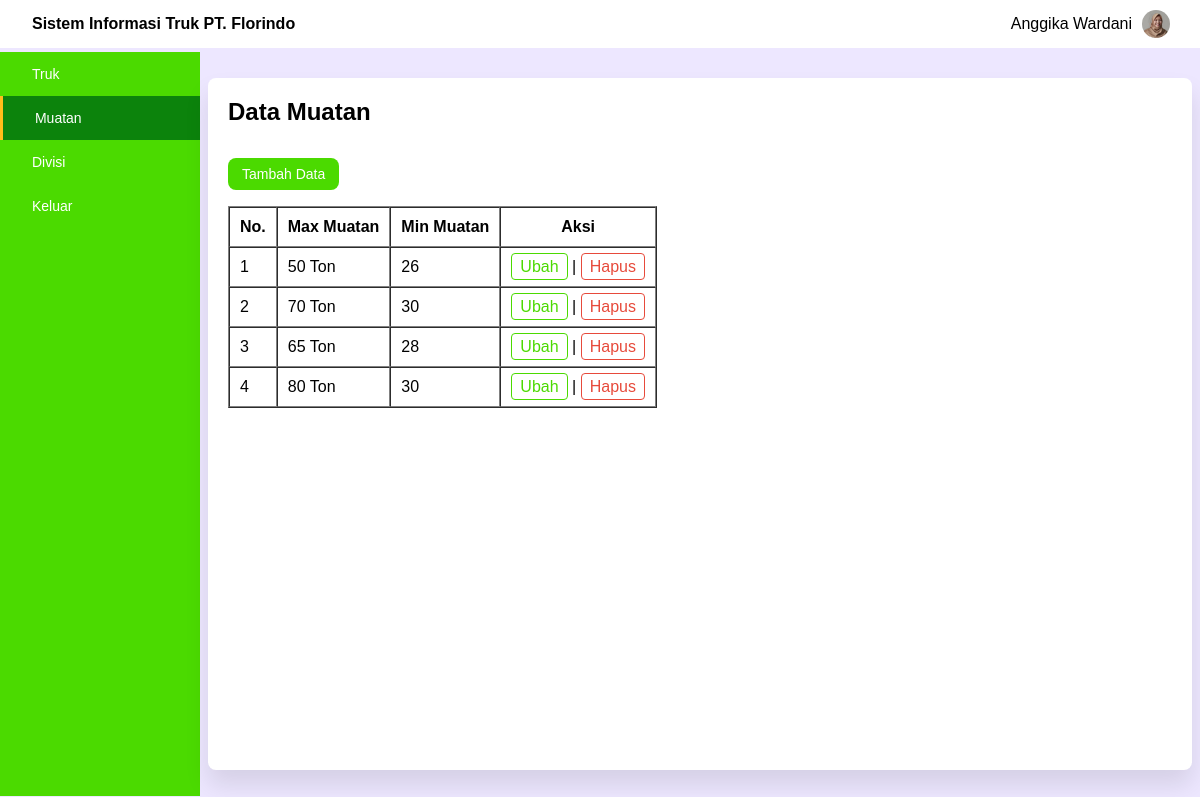
/muatan.php (signed in), run on the app's committed database.
### tables this page shows
CREATE TABLE `muatan` (
  `id_muatan` int(11) NOT NULL,
  `nama_muatan` varchar(255) NOT NULL,
  `jenjang` varchar(5) NOT NULL,
  `status` varchar(3) NOT NULL DEFAULT 'on'
);

### include/function.php (called while the page is built, shortened)
<?php
	try {
		$conn = new PDO('mysql:host=localhost;dbname=db_truk', 'root', '');
		$conn->setAttribute(PDO::ATTR_ERRMODE,PDO::ERRMODE_EXCEPTION);
	} catch (PDOException $e) {
		echo "Connection error: ".$e->getMessage();
	}
	function tampil($query) {
		global $conn;
		$result = $conn->query($query);
		$data = $result->fetchAll();
		return $data;
	}
 ?>

### muatan.php (the view, shortened to what this page needs)
<?php
require 'include/function.php';
$data = tampil("SELECT * FROM muatan WHERE status='on'");
?>
<!DOCTYPE html>
<html>
<head>
	<link rel="stylesheet" type="text/css" href="css/style.css">
</head>
<body>
	<div class="container">
		<header>
			<h2>Sistem Informasi Truk PT. Florindo</h2>
			<div class="profil">
				<p><?= $_SESSION['nama']; ?></p>
				<img src="assets/img/prof2.png" alt="foto-profil">
			</div>
		</header>
		<main>
			<nav>
				<div class="truk">
					<a href="index.php">Truk</a>
				</div>
				<div class="muatan active">
					<a href="muatan.php">Muatan</a>
				</div>
				<div class="divisi">
					<a href="divisi.php">Divisi</a>
				</div>
				<div class="logout">
					<a href="logout.php">Keluar</a>
				</div>
			</nav>
			<article class="article">
				<h2 class="datatruk">Data Muatan</h2>
				<a href="tambahmuatan.php" class="tambah">Tambah Data</a>
				<table border="1" cellspacing="0" cellpadding="20">
					<tr>
						<th>No.</th>
						<th>Max Muatan</th>
						<th>Min Muatan</th>
						<th class="aksi">Aksi</th>
					</tr>
					<?php $nomor = 1; ?>
					<?php foreach ($data as $baris) : ?>
					<tr>
						<td><?= $nomor++; ?></td>
						<td><?= $baris['nama_muatan']; ?></td>
						<td><?= $baris['jenjang']; ?></td>
						<td>
							<a href="ubahmuatan.php?id=<?= ($baris["id_muatan"]); ?>">Ubah</a> |
							<a href="hapusmuatan.php?id=<?= ($baris["id_muatan"]); ?>" onclick="return confirm('Are you sure you want to delete this data?');" class="btn-hapus">Hapus</a>
						</td>
					</tr>
					<?php endforeach; ?>
				</table>
			</article>
		</main>
	</div>
</body>
</html>

### css/style.css (style rules this page uses)
* { margin: 0; padding: 0; box-sizing: border-box; text-decoration: none; }
body { font-family: sans-serif; }
.container { height: 100vh; width: 100vw; display: flex; background-color: #EDE7FF; flex-wrap: wrap; }
header { width: 100%; height: 48px; background-color: #fff; display: flex; justify-content: space-between; align-items: center; padding-left: 32px; padding-right: 20px; }
header h2 { font-size: 16px; font-weight: 600; }
.profil { display: flex; height: 100%; align-items: center; }
.profil img { width: 28px; height: 28px; border-radius: 50%; margin: 10px; }
main { width: 100%; height: 93%; display: flex; }
main nav { width: 200px; background-color: #4BDA00; height: 100%; display: flex; flex-direction: column; color: white; }
main nav div { height: 44px; width: 100%; display: flex; align-items: center; padding-left: 32px; font-size: 14px; font-weight: 520; }
main nav .active { background-color: #0c830c; }
main nav .active::before { content: ''; position: relative; left: -32px; height: 100%; width: 3px; background-color: #FFBE1A; }
main nav div a { text-decoration: none; color: inherit; width: 100%; }
.article { margin: auto; width: 82%; height: 93%; background-color: #fff; border-radius: 8px; padding: 20px; box-shadow: 0 15px 25px rgba(0, 0, 0, 0.1); }
main .article .tambah { background-color: #4BDA00; font-size: 14px; color: #fff; padding: 8px 14px; border-radius: 8px; margin-top: 32px; display: inline-block; }
main .article table a { background-color: #fff; color: #4BDA00; border: 1.2px solid #4BDA00; border-radius: 4px; padding: 4px 8px; }
main .article table a.btn-hapus { border: 1.2px solid #e74a3b; color: #e74a3b; }
main .article table { margin: 16px 0 0; }
main .article table tr td, th { padding: 10px; }

### data on the page
muatan: nama_muatan "50 Ton", jenjang "26"
muatan: nama_muatan "70 Ton", jenjang "30"
muatan: nama_muatan "65 Ton", jenjang "28"
muatan: nama_muatan "80 Ton", jenjang "30"

### other printed values
$_SESSION['nama'] "Anggika Wardani"
